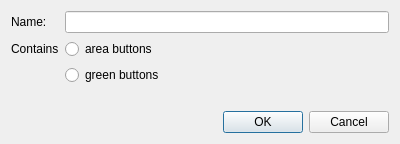
<?xml version="1.0" encoding="UTF-8"?>
<ui version="4.0">
 <class>AreaButtonForm</class>
 <widget class="QDialog" name="AreaButtonForm">
  <property name="windowModality">
   <enum>Qt::ApplicationModal</enum>
  </property>
  <property name="geometry">
   <rect>
    <x>0</x>
    <y>0</y>
    <width>400</width>
    <height>138</height>
   </rect>
  </property>
  <property name="windowIcon">
   <iconset>
    <normaloff>../../build-Framework-Desktop_Qt_5_7_0_MinGW_32bit-Debug/Images/lightning.jpg</normaloff>../../build-Framework-Desktop_Qt_5_7_0_MinGW_32bit-Debug/Images/lightning.jpg</iconset>
  </property>
  <layout class="QVBoxLayout" name="verticalLayout">
   <item>
    <layout class="QFormLayout" name="formLayout">
     <item row="0" column="0">
      <widget class="QLabel" name="nameLabel">
       <property name="text">
        <string>Name:</string>
       </property>
      </widget>
     </item>
     <item row="0" column="1">
      <widget class="QLineEdit" name="name"/>
     </item>
     <item row="1" column="0">
      <widget class="QLabel" name="containsLabel">
       <property name="text">
        <string>Contains</string>
       </property>
      </widget>
     </item>
     <item row="1" column="1">
      <widget class="QRadioButton" name="radioButtonOfAreaButtons">
       <property name="text">
        <string>area buttons</string>
       </property>
      </widget>
     </item>
     <item row="2" column="1">
      <widget class="QRadioButton" name="radioButtonOfGreenButtons">
       <property name="text">
        <string>green buttons</string>
       </property>
      </widget>
     </item>
    </layout>
   </item>
   <item>
    <widget class="QLabel" name="errorTextLabel">
     <property name="styleSheet">
      <string notr="true">color: rgb(255, 0, 0);</string>
     </property>
     <property name="text">
      <string/>
     </property>
    </widget>
   </item>
   <item>
    <widget class="QDialogButtonBox" name="buttonBox">
     <property name="orientation">
      <enum>Qt::Horizontal</enum>
     </property>
     <property name="standardButtons">
      <set>QDialogButtonBox::Cancel|QDialogButtonBox::Ok</set>
     </property>
    </widget>
   </item>
  </layout>
 </widget>
 <resources/>
 <connections>
  <connection>
   <sender>buttonBox</sender>
   <signal>accepted()</signal>
   <receiver>AreaButtonForm</receiver>
   <slot>accept()</slot>
   <hints>
    <hint type="sourcelabel">
     <x>248</x>
     <y>254</y>
    </hint>
    <hint type="destinationlabel">
     <x>157</x>
     <y>274</y>
    </hint>
   </hints>
  </connection>
  <connection>
   <sender>buttonBox</sender>
   <signal>rejected()</signal>
   <receiver>AreaButtonForm</receiver>
   <slot>reject()</slot>
   <hints>
    <hint type="sourcelabel">
     <x>316</x>
     <y>260</y>
    </hint>
    <hint type="destinationlabel">
     <x>286</x>
     <y>274</y>
    </hint>
   </hints>
  </connection>
 </connections>
</ui>
